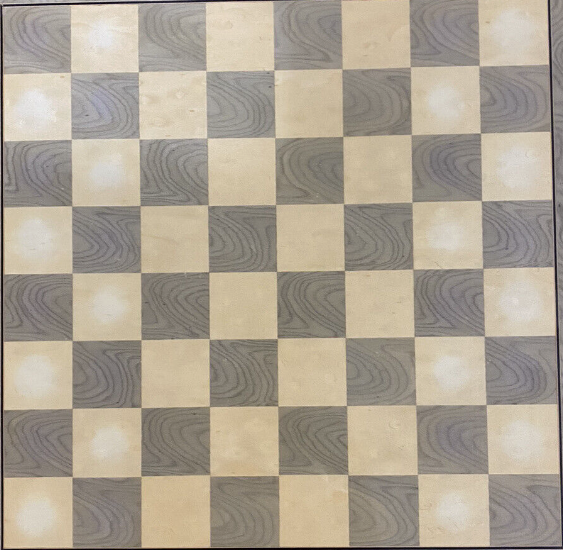
#> input picture Week 9/Code-Week#9/chessboard.png, 563 x 550 px
$ jupyter execute '2. Shi-Tomasi Corner Detector.ipynb'   (shell and % lines are left out)
#> lines starting #> are read from the running program, lines starting #| are printed output that depends on the picture; after the words box and inside, x2 and y2 are one past the last pixel; in counts of white or black regions, pixels touching at a corner belong together
**Import libary's**

[cell 1]
import cv2
import numpy as np
import matplotlib.pyplot as plt

**Load the images of chess board**

[cell 2]
flat_chess = cv2.imread('chessboard.png')
#> flat_chess is the input picture: shape (550, 563, 3); mean B, G, R 147.1, 162.4, 172.1
#flat_chess = cv2.cvtColor(flat_chess, cv2.COLOR_BGR2RGB)
gray_flat_chess = cv2.cvtColor(flat_chess, cv2.COLOR_BGR2GRAY)
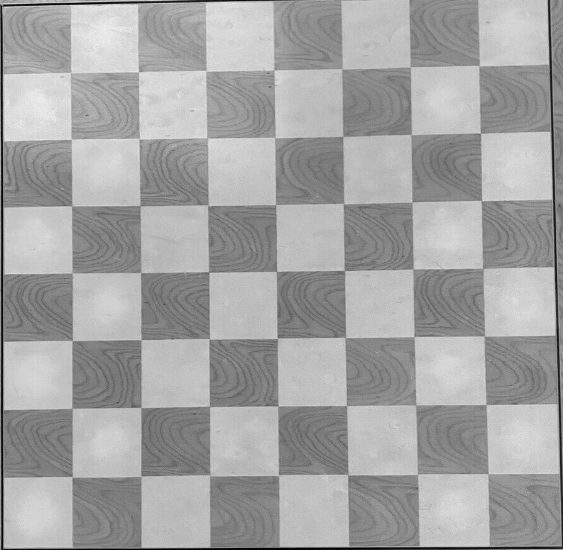
#> gray_flat_chess: shape (550, 563); min 1, max 240, mean 163.6

**Called the good features the track function to find 5 corners**

[cell 3]
corners = cv2.goodFeaturesToTrack(gray_flat_chess, maxCorners=50, qualityLevel=0.01, minDistance=10)
#> corners = 50 rows, first 8: [3, 7], [4, 547], [560, 545], [4, 409], [349, 545], [142, 546], [71, 475], [549, 132]

[cell 4]
#corners

[cell 5]
corners = np.uint0(corners)

[cell 6]
#corners

[cell 7]
for i in corners:
    x, y = i.ravel()
    cv2.circle(flat_chess, (x, y), 3, (255, 0, 0), -1)
#> this loop made 50 passes
#> (x, y) on passes 1 to 12: (3, 7), (4, 547), (560, 545), (4, 409), (349, 545), (142, 546), (71, 475), (549, 132), (419, 545), (4, 342), (480, 132), (344, 271)
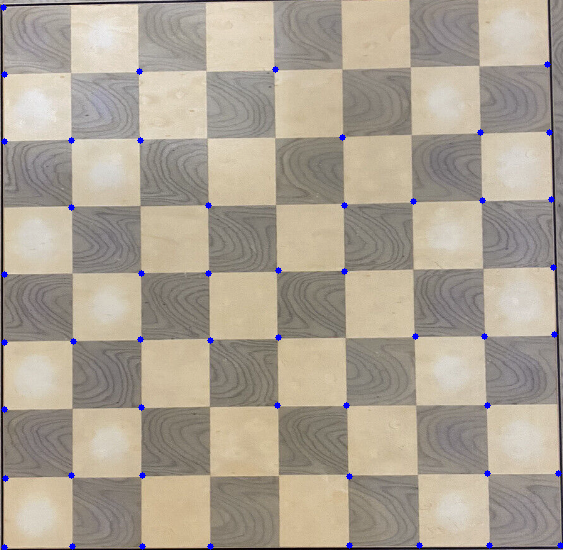
#> flat_chess: shape (550, 563, 3); 0.47% of pixels changed, all inside (x1, y1, x2, y2) = (0, 4, 563, 550)

[cell 8]
plt.imshow(flat_chess)

**Called the good features the track function to find all corners**

[cell 9]
corners = cv2.goodFeaturesToTrack(gray_flat_chess, 64, 0.01, 10)
#> corners = 64 rows, first 8: [3, 7], [4, 547], [560, 545], [4, 409], [349, 545], [142, 546], [71, 475], [549, 132]

[cell 10]
corners = np.int0(corners)

[cell 11]
for i in corners:
    x, y = i.ravel()
    cv2.circle(flat_chess, (x, y), 3, (255, 0, 0), -1)
#> this loop made 64 passes
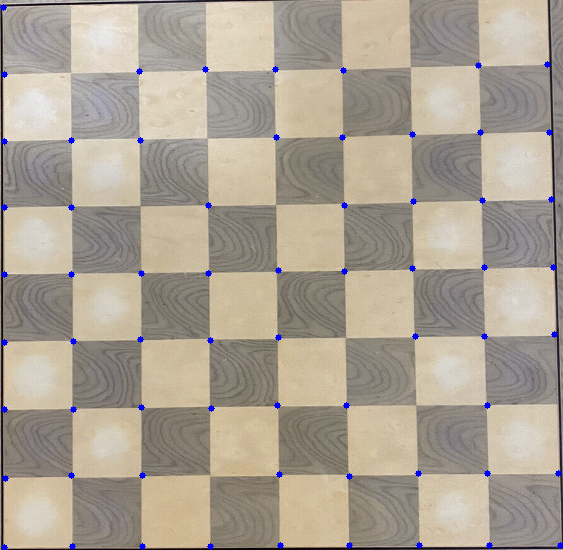
#> flat_chess: shape (550, 563, 3); 0.13% of pixels changed, all inside (x1, y1, x2, y2) = (1, 62, 488, 549)
